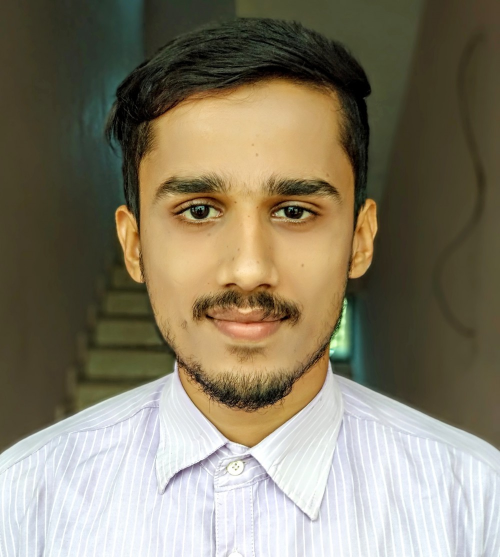
#> input picture risu.jpg, 1000 x 1113 px (shown at 1/2 size)
$ jupyter execute 'Motion detector.ipynb'
#> lines starting #> are read from the running program, lines starting #| are printed output that depends on the picture; after the words box and inside, x2 and y2 are one past the last pixel; in counts of white or black regions, pixels touching at a corner belong together
[cell 1]
import cv2
face=cv2.CascadeClassifier("harcascadeface.xml")
img=cv2.imread("risu.jpg")
#> img is the input picture: shape (1113, 1000, 3); mean B, G, R 103.4, 124, 132.1
img=cv2.resize(img,(400,400))
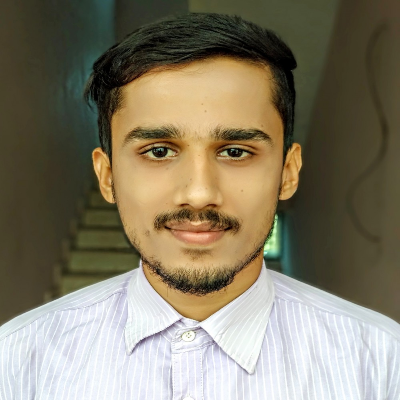
#> img: shape (400, 400, 3); mean B, G, R 103.3, 123.9, 132
gray_image=cv2.cvtColor(img,cv2.COLOR_BGR2GRAY)
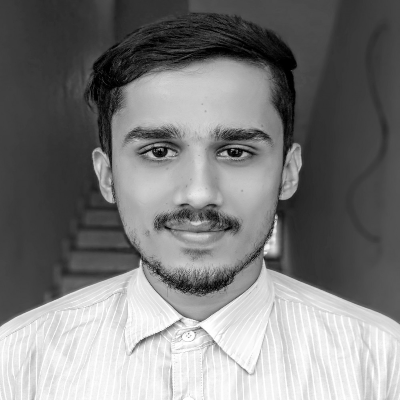
#> gray_image: shape (400, 400); min 0, max 255, mean 124
faces=face.detectMultiScale(gray_image,
                           scaleFactor=1.05,
                           minNeighbors=5)
#> faces = [[81, 59, 230, 230]]
img=cv2.resize(img,(400,400))
for x,y,w,h in faces:
    img=cv2.rectangle(img,(x,y),
                     (x+w,y+h),
                      (0,255,0),
                      3)
#> this loop made 1 pass
#> pass 1, `img=cv2.rectangle(img,(x,y), (x+w,y+h), (0,255,0), 3)`:
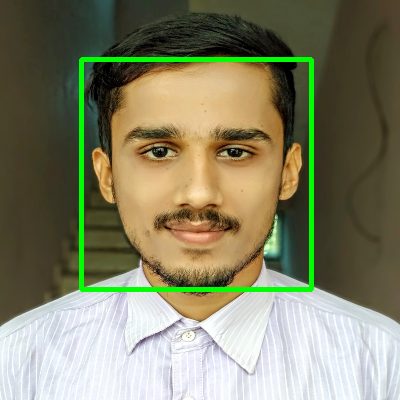
#> img: shape (400, 400, 3); 2.87% of pixels changed, all inside (x1, y1, x2, y2) = (79, 57, 314, 292)

cv2.imshow("Gray",img)
cv2.waitKey(0)
cv2.destroyAllWindows()

$ run again, with baby.jpg copied over risu.jpg
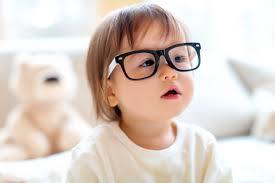
#> input picture baby.jpg, 275 x 183 px
#> img is the input picture: shape (183, 275, 3); mean B, G, R 198.8, 207.3, 220.8
#> `img=cv2.resize(img,(400,400))`:
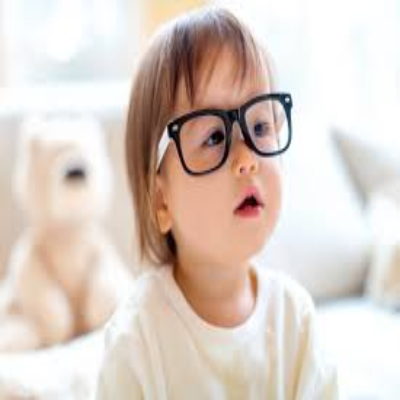
#> img: shape (400, 400, 3); mean B, G, R 198.7, 207.2, 220.7
#> `gray_image=cv2.cvtColor(img,cv2.COLOR_BGR2GRAY)`:
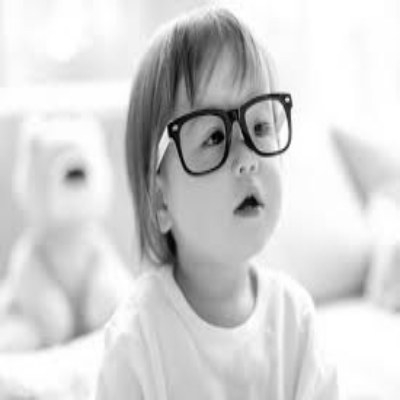
#> gray_image: shape (400, 400); min 2, max 255, mean 210.3
#> faces = ()

$ run again, with hami.jpg copied over risu.jpg
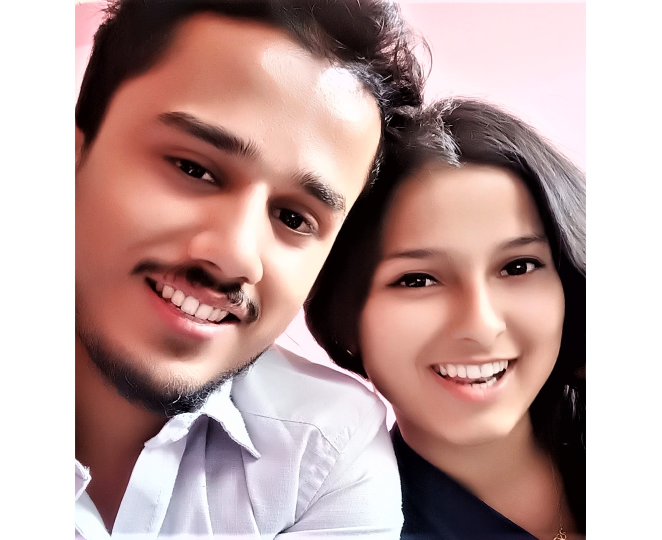
#> input picture hami.jpg, 1323 x 1079 px (shown at 1/2 size)
#> img is the input picture: shape (1079, 1323, 3); mean B, G, R 156.5, 159.4, 186.8
#> `gray_image=cv2.cvtColor(img,cv2.COLOR_BGR2GRAY)`:
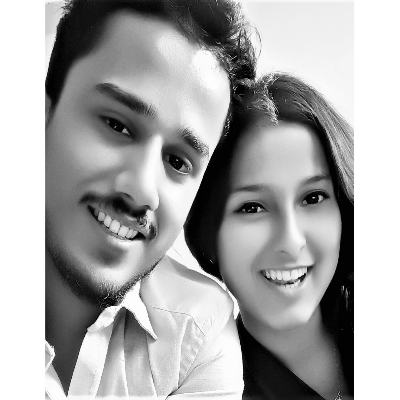
#> gray_image: shape (400, 400); min 0, max 255, mean 167.2
#> faces = [[45, 164, 121, 121], [206, 146, 159, 159]]
#> the loop `for x,y,w,h in faces:` made 2 passes
#> pass 2, `img=cv2.rectangle(img,(x,y), (x+w,y+h), (0,255,0), 3)`:
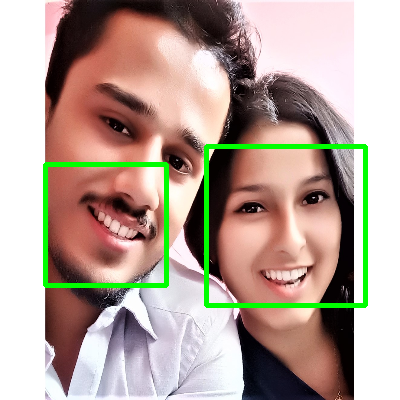
#> img: shape (400, 400, 3); mean B, G, R 151.3, 162.9, 180.5
